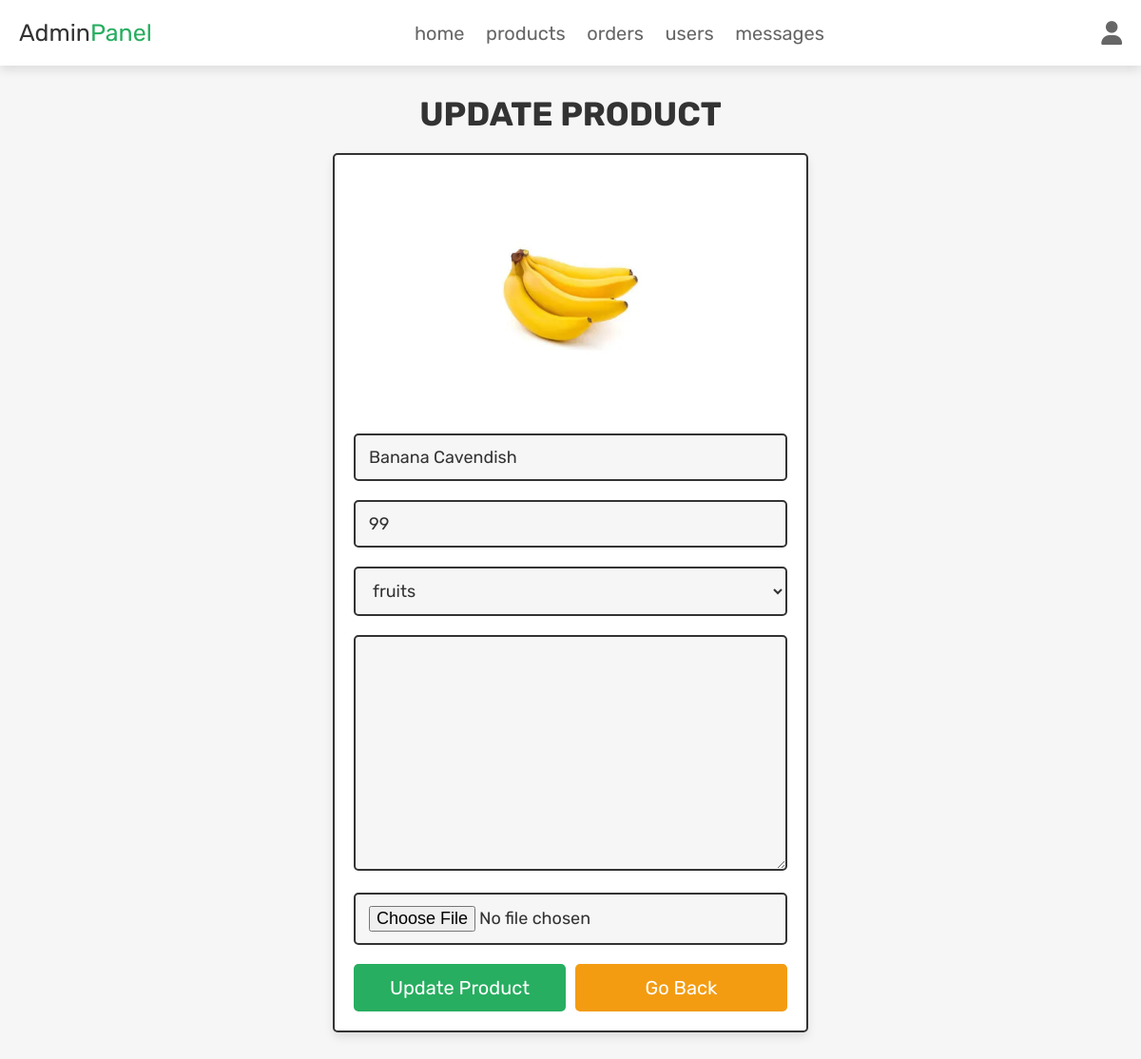
/admin_update_product.php?update=32 (signed in), run on the app's committed database.
### tables this page shows
CREATE TABLE `products` (
  `id` int(100) NOT NULL,
  `name` varchar(100) NOT NULL,
  `category` varchar(20) NOT NULL,
  `details` varchar(500) NOT NULL,
  `price` double(10,0) NOT NULL,
  `image` varchar(100) NOT NULL
);

### admin_update_product.php (the view, shortened to what this page needs)
<?php
@include 'config.php';
?>
<!DOCTYPE html>
<html lang="en">
<head>
   <link rel="stylesheet" href="https://cdnjs.cloudflare.com/ajax/libs/font-awesome/6.1.1/css/all.min.css">
   <link rel="stylesheet" href="css/admin_style.css">
</head>
<body>
<?php include 'admin_header.php'; ?>
<section class="update-product">
   <h1 class="title">update product</h1>
   <?php
      $update_id = $_GET['update'];
      $select_products = $conn->prepare("SELECT * FROM `products` WHERE id = ?");
      $select_products->execute([$update_id]);
      if($select_products->rowCount() > 0){
         while($fetch_products = $select_products->fetch(PDO::FETCH_ASSOC)){
   ?>
   <form action="" method="post" enctype="multipart/form-data">
      <img src="uploaded_img/<?= $fetch_products['image']; ?>" alt="">
      <input type="text" name="name" placeholder="enter product name" required class="box" value="<?= $fetch_products['name']; ?>">
      <input type="meters" step="0.01" name="price" min="0" placeholder="enter product price" required class="box" value="<?= $fetch_products['price']; ?>">
      <select name="category" class="box" required>
         <option selected><?= $fetch_products['category']; ?></option>
      </select>
      <textarea name="details" required placeholder="enter product details" class="box" cols="30" rows="10"><?= $fetch_products['details']; ?></textarea>
      <input type="file" name="image" class="box" accept="image/jpg, image/jpeg, image/png">
      <div class="flex-btn">
         <input type="submit" class="btn" value="update product" name="update_product">
         <a href="admin_products.php" class="option-btn">go back</a>
      </div>
   </form>
   <?php
         }
      }else{
         echo '<p class="empty">no products found!</p>';
      }
   ?>
</section>
</body>
</html>

### css/admin_style.css (style rules this page uses)
.update-product form { max-width: 50rem; padding:2rem; margin:0 auto; text-align: center; border:var(--border); box-shadow: var(--box-shadow); background-color: var(--white); border-radius: .5rem; }
.update-product form img { height: 25rem; object-fit: cover; margin-bottom: 1rem; }
.update-product form .box { width: 100%; border:var(--border); background-color: var(--white); border-radius: .5rem; background-color: var(--light-bg); padding:1.2rem 1.4rem; font-size: 1.8rem; color:var(--black); margin:1rem 0; }

### css/components.css (style rules this page uses)
:root { --green:#27ae60; --orange:#f39c12; --red:#e74c3c; --black:#333; --light-color:#666; --white:#fff; --light-bg:#f6f6f6; --border:.2rem solid var(--black); --box-shadow:0 .5rem 1rem rgba(0,0,0,.1); }
* { font-family: 'Rubik', sans-serif; margin:0; padding:0; box-sizing: border-box; outline: none; border:none; text-decoration: none; color:var(--black); }
body { background-color: var(--light-bg); }
html { font-size: 62.5%; overflow-x: hidden; scroll-behavior: smooth; scroll-padding-top: 6.5rem; }
section { padding:3rem 2rem; max-width: 1200px; margin:0 auto; }
.btn, .delete-btn, .option-btn { display: block; width: 100%; margin-top: 1rem; border-radius: .5rem; color:var(--white); font-size: 2rem; padding:1.3rem 3rem; text-transform: capitalize; cursor: pointer; text-align: center; }
.btn { background-color: var(--green); }
.option-btn { background-color: var(--orange); }
.flex-btn { display: flex; flex-wrap: wrap; gap:1rem; }
.flex-btn > * { flex:1; }
.title { text-align: center; margin-bottom: 2rem; text-transform: uppercase; color:var(--black); font-size: 3.5rem; }

### data on the page
products: image (picture), name "Banana Cavendish", price "99", category "fruits"
